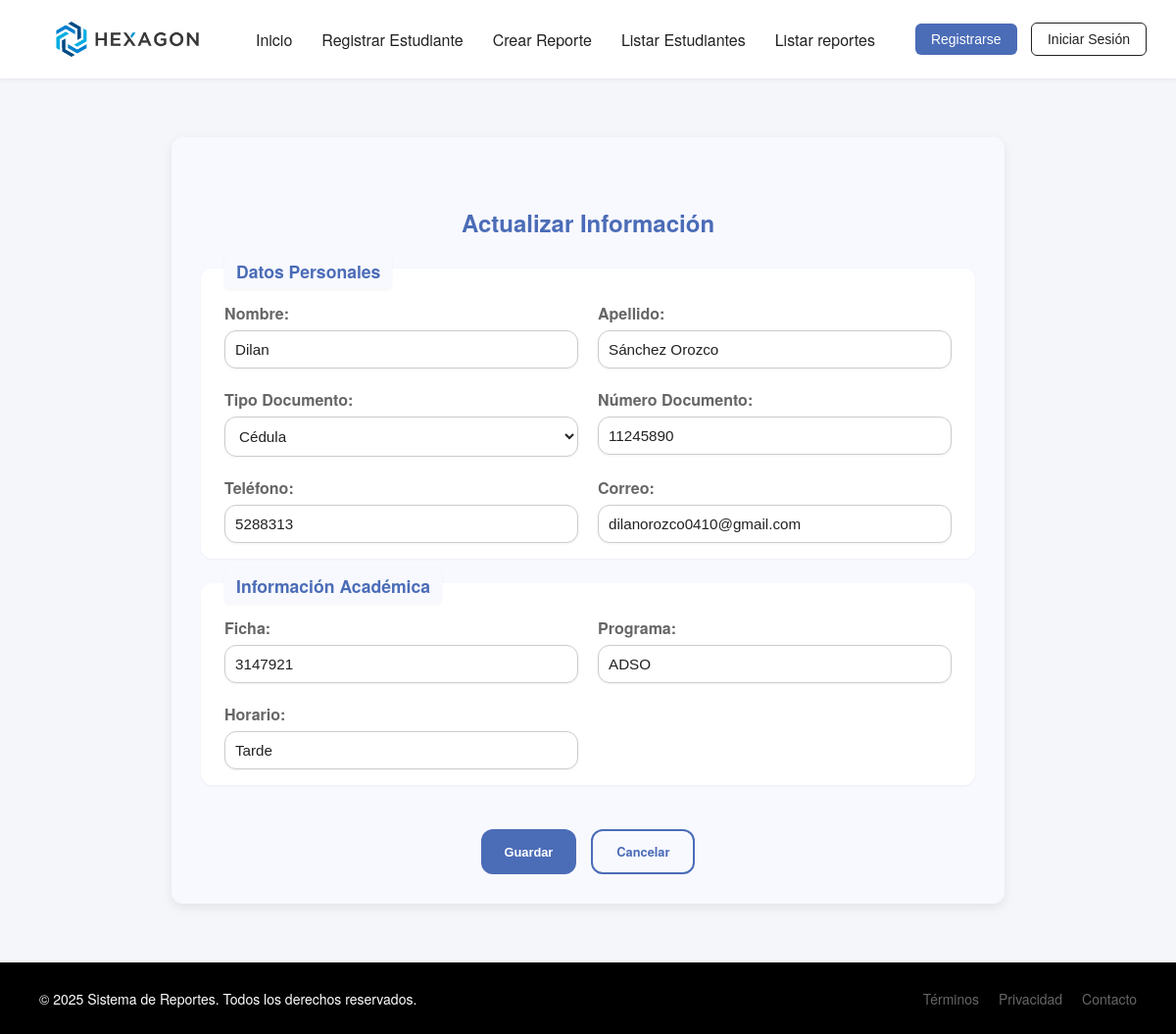
Page /editarEstudiante/5 on the committed database.
### estudiantes/models.py (models this page shows, shortened)
class Estudiante(models.Model):
    TIPO_DOC = [('CC', 'Cédula'), ('TI', 'Tarjeta de Identidad')]
    nombre = models.CharField(max_length=100)
    apellido = models.CharField(max_length=100)
    tipo_documento = models.CharField(max_length=2, choices=TIPO_DOC)
    numero_documento = models.CharField(max_length=20)
    telefono = models.CharField(max_length=15)
    correo = models.EmailField()
    ficha = models.CharField(max_length=10)
    programa = models.CharField(max_length=100)
    horario = models.CharField(max_length=50)

### estudiantes/views.py (the view, shortened to what this page needs)
# urls.py: path('editarEstudiante/<int:estudiante_id>',views.editar_estudiante, name='editar_estudiante' ),
def editar_estudiante(request, estudiante_id):
    estudiante = Estudiante.objects.get(id=estudiante_id)
    return render(request, 'editar_estudiante.html', {'estudiante' : estudiante})

### estudiantes/templates/editar_estudiante.html (shortened to what this page needs)
{% extends 'base.html' %}
{% block content %}
<div class="container-form">
    <h2>Actualizar Información</h2>
    <form method="post">
        <fieldset class="fieldset-form">
            <legend>Datos Personales</legend>
            <div class="form-grid">
                <div class="form-group">
                    <label>Nombre:</label>
                    <input type="text" name="nombre" value="{{ estudiante.nombre }}">
                </div>
                <div class="form-group">
                    <label>Apellido:</label>
                    <input type="text" name="apellido" value="{{ estudiante.apellido }}">
                </div>
                <div class="form-group">
                    <label>Tipo Documento:</label>
                    <select name="tipo_documento">
                        <option value="CC" {% if estudiante.tipo_documento == 'CC' %}selected{% endif %}>Cédula</option>
                    </select>
                </div>
                <div class="form-group">
                    <label>Número Documento:</label>
                    <input type="text" name="numero_documento" value="{{ estudiante.numero_documento }}">
                </div>
                <div class="form-group">
                    <label>Teléfono:</label>
                    <input type="text" name="telefono" value="{{ estudiante.telefono }}">
                </div>
                <div class="form-group">
                    <label>Correo:</label>
                    <input type="email" name="correo" value="{{ estudiante.correo }}">
                </div>
            </div>
        </fieldset>
        <fieldset class="fieldset-form">
            <legend>Información Académica</legend>
            <div class="form-grid">
                <div class="form-group">
                    <label>Ficha:</label>
                    <input type="text" name="ficha" value="{{ estudiante.ficha }}">
                </div>
                <div class="form-group">
                    <label>Programa:</label>
                    <input type="text" name="programa" value="{{ estudiante.programa }}">
                </div>
                <div class="form-group">
                    <label>Horario:</label>
                    <input type="text" name="horario" value="{{ estudiante.horario }}">
                </div>
            </div>
        </fieldset>
        <div class="btn-container">
            <button type="submit" class="btn-submit">Guardar</button>
            <a href="{% url 'listado_estudiantes' %}" class="btn-cancel">Cancelar</a>
        </div>
    </form>
</div>
{% endblock %}

### static/css/estilos.css (style rules this page uses)
* { margin: 0; padding: 0; box-sizing: border-box; }
:root { --color-primary: #4b6cb7; --color-secondary: #182848; --color-white: #ffffff; --color-black: #000000; --color-text: #222; --color-muted: #666; --color-background: #f4f6fa; --color-accent: #f8f9ff; --border-radius: 12px; --shadow-subtle: 0 1px 3px rgba(0, 0, 0, 0.05); --shadow-medium: 0 4px 12px rgba(0, 0, 0, 0.08); }
html, body { height: 100%; }
body { font-family: 'Helvetica Neue', Helvetica, Arial, sans-serif; background-color: var(--color-background); color: var(--color-text); display: flex; flex-direction: column; min-height: 100vh; }
.container-form { max-width: 850px; margin: 40px auto; padding: 30px; background-color: var(--color-accent); border-radius: var(--border-radius); box-shadow: var(--shadow-medium); }
.container-form h2 { text-align: center; color: var(--color-primary); margin-bottom: 30px; }
form { display: flex; flex-direction: column; align-items: center; }
.fieldset-form { width: 100%; padding: 24px 24px 16px 24px; margin-bottom: 25px; background-color: var(--color-white); border: none; border-radius: var(--border-radius); box-shadow: var(--shadow-subtle); position: relative; }
legend { font-size: 1.1rem; font-weight: bold; color: var(--color-primary); padding: 0 10px; margin-bottom: 10px; background-color: var(--color-accent); border-radius: 6px; padding: 6px 12px; box-shadow: var(--shadow-subtle); position: absolute; top: -16px; left: 24px; }
.form-grid { display: grid; grid-template-columns: 1fr 1fr; gap: 20px; margin-top: 10px; }
.form-group { display: flex; flex-direction: column; gap: 6px; }
label { color: var(--color-muted); font-weight: 600; }
input, select { padding: 10px; font-size: 0.95rem; border: 1px solid #ccc; background-color: var(--color-white); color: var(--color-text); border-radius: var(--border-radius); box-shadow: var(--shadow-subtle); transition: border 0.2s, box-shadow 0.2s; }
.btn-container { display: flex; gap: 15px; margin-top: 20px; justify-content: center; }
.btn-submit { margin-top: 0; padding: 12px 24px; background-color: var(--color-primary); color: var(--color-white); font-weight: 600; border: none; border-radius: var(--border-radius); cursor: pointer; transition: background-color 0.3s ease; font-size: 0.8rem; }
.btn-cancel { padding: 12px 24px; background-color: transparent; color: var(--color-primary); font-weight: 600; border: 2px solid var(--color-primary); border-radius: var(--border-radius); text-decoration: none; cursor: pointer; transition: background-color 0.3s ease; display: inline-block; text-align: center; font-size: 0.8rem; }
h2 { text-align: center; margin-top: 40px; color: var(--color-secondary); }

### rows in the picture
Estudiante: nombre "Dilan", apellido "Sánchez Orozco", tipo_documento "Cédula", numero_documento "11245890", telefono "5288313", correo "dilanorozco0410@gmail.com", ficha "3147921", programa "ADSO", horario "Tarde"
